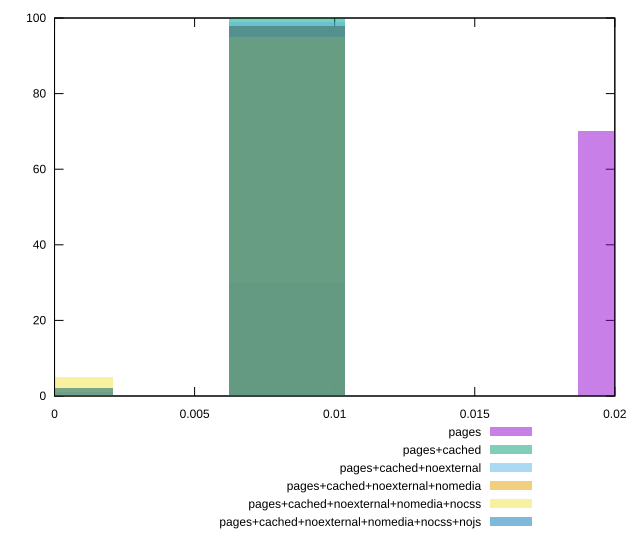

Recreate this plot in gnuplot.
reset

$pages <<EOF
0.008308517390674806 30
0.020771293476687016 70
EOF

$pagesCached <<EOF
0.008308517390674806 100
EOF

$pagesCachedNoexternal <<EOF
0.008308517390674806 99
0 1
EOF

$pagesCachedNoexternalNomedia <<EOF
0.008308517390674806 98
0 2
EOF

$pagesCachedNoexternalNomediaNocss <<EOF
0.008308517390674806 95
0 5
EOF

$pagesCachedNoexternalNomediaNocssNojs <<EOF
0.008308517390674806 98
0 2
EOF

set key outside below
set boxwidth 0.004154258695337403
set xrange [0:0.02]
set yrange [0:100]
set trange [0:100]
set style fill transparent solid 0.5 noborder
set terminal svg size 640, 540 enhanced background rgb 'white'
set output "reprap/cumulative-layout-shift/comparison/histogram/all_score.svg"

plot $pages title "pages" with boxes, \
     $pagesCached title "pages+cached" with boxes, \
     $pagesCachedNoexternal title "pages+cached+noexternal" with boxes, \
     $pagesCachedNoexternalNomedia title "pages+cached+noexternal+nomedia" with boxes, \
     $pagesCachedNoexternalNomediaNocss title "pages+cached+noexternal+nomedia+nocss" with boxes, \
     $pagesCachedNoexternalNomediaNocssNojs title "pages+cached+noexternal+nomedia+nocss+nojs" with boxes

reset
